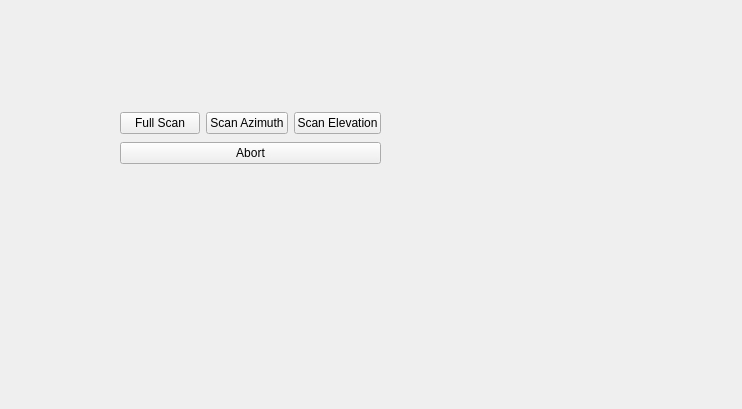
<?xml version="1.0" encoding="UTF-8"?>
<ui version="4.0">
 <class>Form</class>
 <widget class="QWidget" name="Form">
  <property name="geometry">
   <rect>
    <x>0</x>
    <y>0</y>
    <width>742</width>
    <height>409</height>
   </rect>
  </property>
  <property name="windowTitle">
   <string>Form</string>
  </property>
  <widget class="QWidget" name="">
   <property name="geometry">
    <rect>
     <x>120</x>
     <y>110</y>
     <width>261</width>
     <height>58</height>
    </rect>
   </property>
   <layout class="QVBoxLayout" name="verticalLayout">
    <item>
     <layout class="QHBoxLayout" name="horizontalLayout">
      <item>
       <widget class="QPushButton" name="pushButton">
        <property name="text">
         <string>Full Scan</string>
        </property>
       </widget>
      </item>
      <item>
       <widget class="QPushButton" name="pushButton_2">
        <property name="text">
         <string>Scan Azimuth</string>
        </property>
       </widget>
      </item>
      <item>
       <widget class="QPushButton" name="pushButton_3">
        <property name="text">
         <string>Scan Elevation</string>
        </property>
       </widget>
      </item>
     </layout>
    </item>
    <item>
     <widget class="QPushButton" name="pushButton_4">
      <property name="text">
       <string>Abort</string>
      </property>
     </widget>
    </item>
   </layout>
  </widget>
 </widget>
 <resources/>
 <connections/>
</ui>
